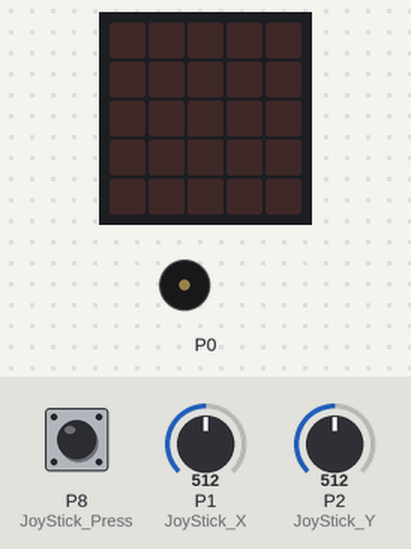
Recording of a program running on a simulated BBC micro:bit (MakeCode). Parts: the board's 5×5 LED display, buzzer (waves = sounding). Inputs (shaded band) come from the test bench; at power-on: P1 (JoyStick_X) = 512, P2 (JoyStick_Y) = 512, P8 (JoyStick_Press) HIGH (analog values on the 0–1023 scale).

Above: at 4.7 s.
4.8 s: P1 (JoyStick_X) set to 647
6.3 s: P1 (JoyStick_X) set to 679
At 7.6 s:
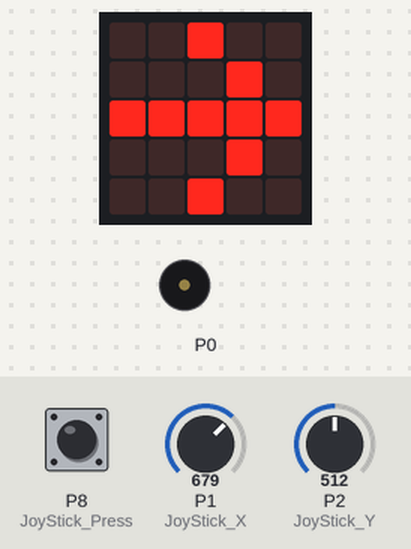
7.9 s: P2 (JoyStick_Y) set to 716
At 9.3 s:
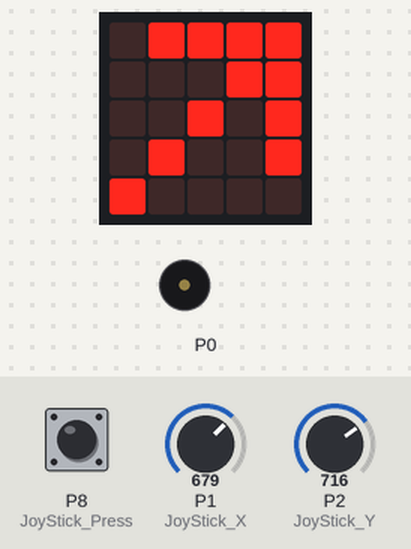
9.6 s: P2 (JoyStick_Y) set to 306
At 10.2 s:
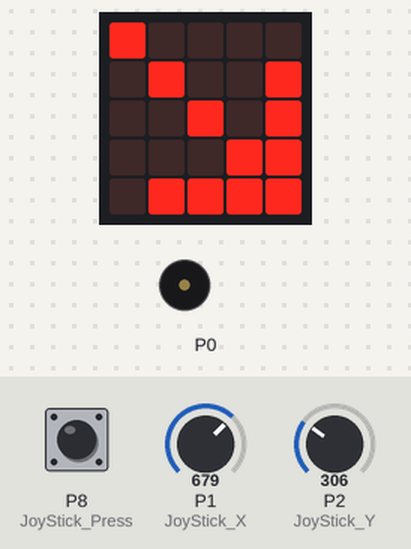
11.3 s: P1 (JoyStick_X) set to 511
At 12.1 s:
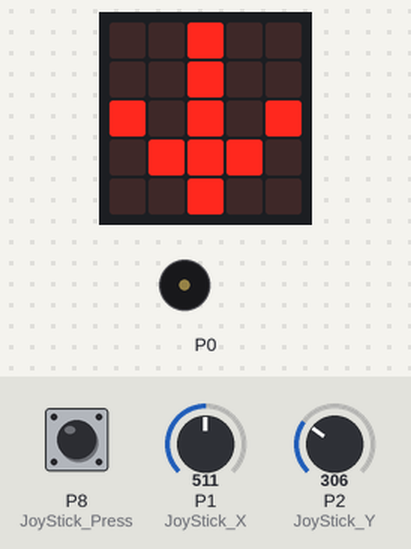
13.0 s: P2 (JoyStick_Y) set to 350
14.5 s: P2 (JoyStick_Y) set to 376
At 15.7 s:
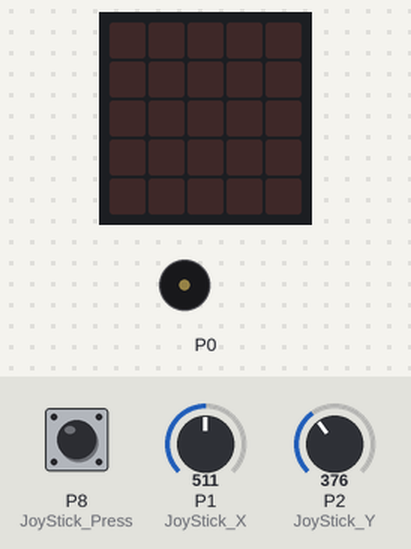
Timing chart, 0 to 17.3 s (numbered marks = the images above; inputs shaded):
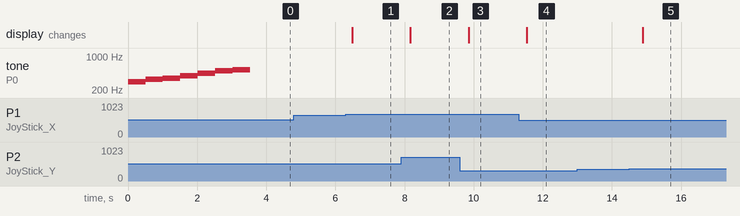

The program:

main.ts
```typescript
/*****************************************************************************
* | File      	:	WSJoyStick
* | Author      :   Waveshare team
* | Function    :	Contorl JoyStick
* | Info        :
*----------------
* |	This version:   V1.0
* | Date        :   2018-02-06
* | Info        :   Basic version
*
******************************************************************************/
enum DIR {
    NONE = 0,
    UP = 1,
    DOWN = 2,
    LEFT = 3,
    RIGHT = 4,
    UP_LEFT = 5,
    UP_RIGHT = 6,
    DOWN_LEFT = 7,
    DOWN_RIGHT = 8
}

enum BUTTON {
    JOYSTICK_PRESS = 0,
    KEY_A = 1,
    KEY_B = 2,
    KEY_C = 3,
    KEY_D = 4,
    KEY_E = 5,
    KEY_F = 6,
}

let JoyStick_Press = DigitalPin.P8;
let JoyStick_X = AnalogPin.P1;
let JoyStick_Y = AnalogPin.P2;
let KEY_A = DigitalPin.P5;
let KEY_B = DigitalPin.P11;
let KEY_C = DigitalPin.P15;
let KEY_D = DigitalPin.P14;
let KEY_E = DigitalPin.P13;
let KEY_F = DigitalPin.P12;

/**
 * Operational remote JoyStick function
 */
//% weight=100 color=#3333FF icon="\uf11b"
namespace WSJoyStick {
    let Read_X = 0, Read_Y = 0;
    //% blockId==JoyStickInit block="JoyStickInit"
    //% weight=100
    export function JoyStickInit(): void {
        pins.setPull(JoyStick_Press, PinPullMode.PullUp);
        pins.setPull(KEY_A, PinPullMode.PullUp);
        pins.setPull(KEY_B, PinPullMode.PullUp);
        pins.setPull(KEY_C, PinPullMode.PullUp);
        pins.setPull(KEY_D, PinPullMode.PullUp);
        pins.setPull(KEY_E, PinPullMode.PullUp);
        pins.setPull(KEY_F, PinPullMode.PullUp);

        //10 bits of AD conversion chip，max = 1024
        Read_X = pins.analogReadPin(JoyStick_X);
        Read_Y = pins.analogReadPin(JoyStick_Y);
    }

    /**
     * Plays a tone through pin ``P0`` for the given duration.
     * @param frequency pitch of the tone to play in Hertz (Hz)
     * @param ms tone duration in milliseconds (ms)
     */
    //% help=music/play-tone weight=90
    //% blockId=PlayMusic block="Play |Music %note=device_note|for %duration=device_beat" blockGap=8
    //% parts="headphone"
    //% useEnumVal=1
    export function PlayMusic(frequency: number, ms: number): void {
        pins.analogPitch(frequency, ms);
    }

    //% blockId==Listen_Key block="Key %pin |Press"
    //% weight=100
    export function Listen_Key(pin: BUTTON): boolean {
        let Val = 2;

        //Read pin
        if (pin == BUTTON.JOYSTICK_PRESS) {
            Val = pins.digitalReadPin(JoyStick_Press);
        } else if (pin == BUTTON.KEY_A) {
            Val = pins.digitalReadPin(KEY_A);
        } else if (pin == BUTTON.KEY_B) {
            Val = pins.digitalReadPin(KEY_B);
        } else if (pin == BUTTON.KEY_C) {
            Val = pins.digitalReadPin(KEY_C);
        } else if (pin == BUTTON.KEY_D) {
            Val = pins.digitalReadPin(KEY_D);
        } else if (pin == BUTTON.KEY_E) {
            Val = pins.digitalReadPin(KEY_E);
        } else {
            Val = pins.digitalReadPin(KEY_F);
        }

        //registerWithDal((int)pin, MICROBIT_BUTTON_EVT_CLICK, body);
        //To determine the value
        if (Val == 0) {
            return true;
        } else {
            return false;
        }
    }

    //% blockId==onButton block="Key %pin |Press"
    //% weight=100
    export function onButton(pin: BUTTON, body: Action): void {
        let Pin = 0;

        //Read pin
        if (pin == BUTTON.JOYSTICK_PRESS) {
            Pin = JoyStick_Press;
        } else if (pin == BUTTON.KEY_A) {
            Pin = KEY_A;
        } else if (pin == BUTTON.KEY_B) {
            Pin = KEY_B;
        } else if (pin == BUTTON.KEY_C) {
            Pin = KEY_C;
        } else if (pin == BUTTON.KEY_D) {
            Pin = KEY_D;
        } else if (pin == BUTTON.KEY_E) {
            Pin = KEY_E;
        } else {
            Pin = KEY_F;
        }
        pins.onPulsed(Pin, PulseValue.Low, body);
    }

    //% blockId==Listen_Rocker block="DIR Dir %pin "
    //% weight=100
    export function Listen_Rocker(Dir: DIR): boolean {
        let Get_Rocker = DIR.NONE;
        let New_X = 0, New_Y = 0;
        let Dx = 0, Dy = 0;
        New_X = pins.analogReadPin(AnalogPin.P1);
        New_Y = pins.analogReadPin(AnalogPin.P2);
        //serial.writeNumber(New_X)
        //serial.writeNumber(New_Y)
        Dx = Math.abs(Read_X - New_X);
        Dy = Math.abs(New_Y - Read_Y);
        let Precision = 150; //0.5v

        if (((New_X - Read_X) > Precision) && (Math.abs(New_Y - Read_Y) < Precision)) {
            Get_Rocker = DIR.RIGHT;
        } else if (((Read_X - New_X) > Precision) && (Math.abs(New_Y - Read_Y) < Precision)) {
            Get_Rocker = DIR.LEFT;
        } else if (((New_Y - Read_Y) > Precision) && (Math.abs(Read_X - New_X) < Precision)) {
            Get_Rocker = DIR.UP;
        } else if (((Read_Y - New_Y) > Precision) && (Math.abs(Read_X - New_X) < Precision)) {
            Get_Rocker = DIR.DOWN;
        } else if (((New_X - Read_X) > Precision) && ((New_Y - Read_Y) > Precision)) {
            Get_Rocker = DIR.UP_RIGHT;
        } else if (((New_X - Read_X) > Precision) && ((Read_Y - New_Y) > Precision)) {
            Get_Rocker = DIR.DOWN_RIGHT;
        } else if (((Read_X - New_X) > Precision) && ((New_Y - Read_Y) > Precision)) {
            Get_Rocker = DIR.UP_LEFT;
        } else if (((Read_X - New_X) > Precision) && ((Read_Y - New_Y) > Precision)) {
            Get_Rocker = DIR.DOWN_LEFT;
        } else {
            Get_Rocker = DIR.NONE;
        }

        //To determine the value
        if (Get_Rocker == Dir) {
            return true;
        } else {
            return false;
        }
    }
}
```

test.ts
```typescript
WSJoyStick.JoyStickInit()
WSJoyStick.PlayMusic(294, music.beat(BeatFraction.Whole))
WSJoyStick.PlayMusic(330, music.beat(BeatFraction.Whole))
WSJoyStick.PlayMusic(349, music.beat(BeatFraction.Whole))
WSJoyStick.PlayMusic(392, music.beat(BeatFraction.Whole))
WSJoyStick.PlayMusic(440, music.beat(BeatFraction.Whole))
WSJoyStick.PlayMusic(494, music.beat(BeatFraction.Whole))
WSJoyStick.PlayMusic(523, music.beat(BeatFraction.Whole))
basic.forever(() => {
    if (WSJoyStick.Listen_Rocker(DIR.UP)) {
        basic.showLeds(`
            . . # . .
            . # # # .
            # . # . #
            . . # . .
            . . # . .
            `)
    } else if (WSJoyStick.Listen_Rocker(DIR.DOWN)) {
        basic.showLeds(`
            . . # . .
            . . # . .
            # . # . #
            . # # # .
            . . # . .
            `)
    } else if (WSJoyStick.Listen_Rocker(DIR.LEFT)) {
        basic.showLeds(`
            . . # . .
            . # . . .
            # # # # #
            . # . . .
            . . # . .
            `)
    } else if (WSJoyStick.Listen_Rocker(DIR.RIGHT)) {
        basic.showLeds(`
            . . # . .
            . . . # .
            # # # # #
            . . . # .
            . . # . .
            `)
    } else if (WSJoyStick.Listen_Rocker(DIR.UP_LEFT)) {
        basic.showLeds(`
            # # # # .
            # # . . .
            # . # . .
            # . . # .
            . . . . #
            `)
    } else if (WSJoyStick.Listen_Rocker(DIR.UP_RIGHT)) {
        basic.showLeds(`
            . # # # #
            . . . # #
            . . # . #
            . # . . #
            # . . . .
            `)
    } else if (WSJoyStick.Listen_Rocker(DIR.DOWN_LEFT)) {
        basic.showLeds(`
            . . . . #
            # . . # .
            # . # . .
            # # . . .
            # # # # .
            `)
    } else if (WSJoyStick.Listen_Rocker(DIR.DOWN_RIGHT)) {
        basic.showLeds(`
            # . . . .
            . # . . #
            . . # . #
            . . . # #
            . # # # #
            `)
    } else if (WSJoyStick.Listen_Key(BUTTON.JOYSTICK_PRESS)) {
        basic.showLeds(`
            # # # # #
            # . . . #
            # . . . #
            # . . . #
            # # # # #
            `)
    } else if (WSJoyStick.Listen_Key(BUTTON.KEY_A)) {
        basic.showLeds(`
            . . # . .
            . # . # .
            . # # # .
            . # . # .
            . . . . .
            `)
    } else if (WSJoyStick.Listen_Key(BUTTON.KEY_B)) {
        basic.showLeds(`
            . # . . .
            . # . . .
            . # # # .
            . # . # .
            . # # # .
            `)
    } else if (WSJoyStick.Listen_Key(BUTTON.KEY_C)) {
        basic.showLeds(`
            . . # # .
            . # . . .
            . # . . .
            . # . . .
            . . # # .
            `)
    } else if (WSJoyStick.Listen_Key(BUTTON.KEY_D)) {
        basic.showLeds(`
            . # # . .
            . # . # .
            . # . # .
            . # . # .
            . # # . .
            `)
    } else if (WSJoyStick.Listen_Key(BUTTON.KEY_E)) {
        basic.showLeds(`
            . # # # .
            . # . . .
            . # # # .
            . # . . .
            . # # # .
            `)
    } else if (WSJoyStick.Listen_Key(BUTTON.KEY_F)) {
        basic.showLeds(`
            . # # # .
            . # . . .
            . # # # .
            . # . . .
            . # . . .
            `)
    } else {
        basic.showLeds(`
            . . . . .
            . . . . .
            . . . . .
            . . . . .
            . . . . .
            `)
    }
})
```

Measured:
- the behaviour switches between 662 and 663 on P1 (JoyStick_X) (found by bisection; images 0 and 1)
- the behaviour switches between 361 and 362 on P2 (JoyStick_Y) (found by bisection; images 4 and 5)
- after the input at 4.8 s, every drawn part: stays the same
- after the input at 6.3 s, the display: changes after 0.19 s (image 1)
- after the input at 7.9 s, the display: changes after 0.27 s (image 2)
- after the input at 9.6 s, the display: changes after 0.25 s (image 3)
- after the input at 11.3 s, the display: changes after 0.24 s (image 4)
- after the input at 13.0 s, every drawn part: stays the same
- after the input at 14.5 s, the display: changes after 0.40 s (image 5)
